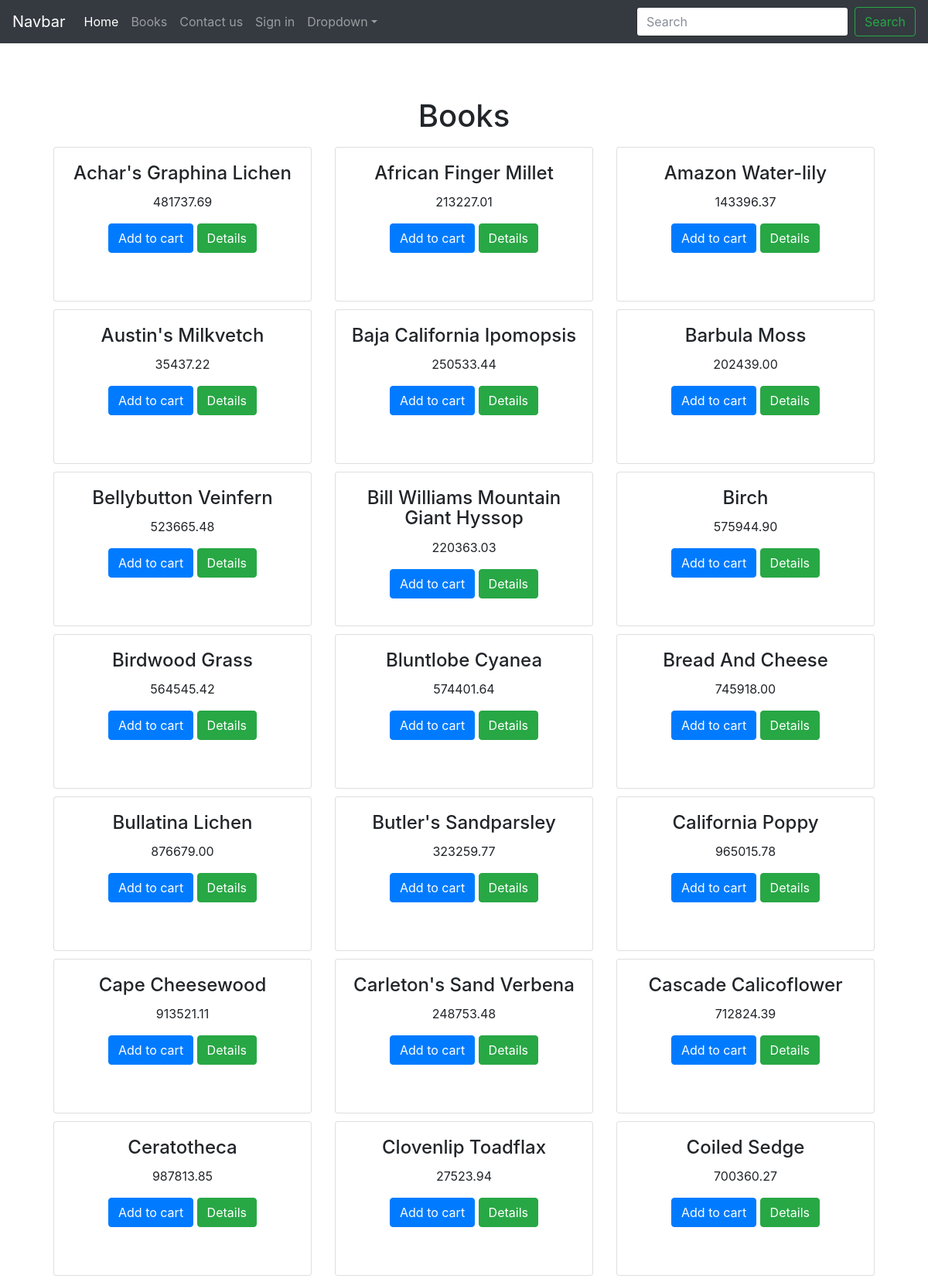
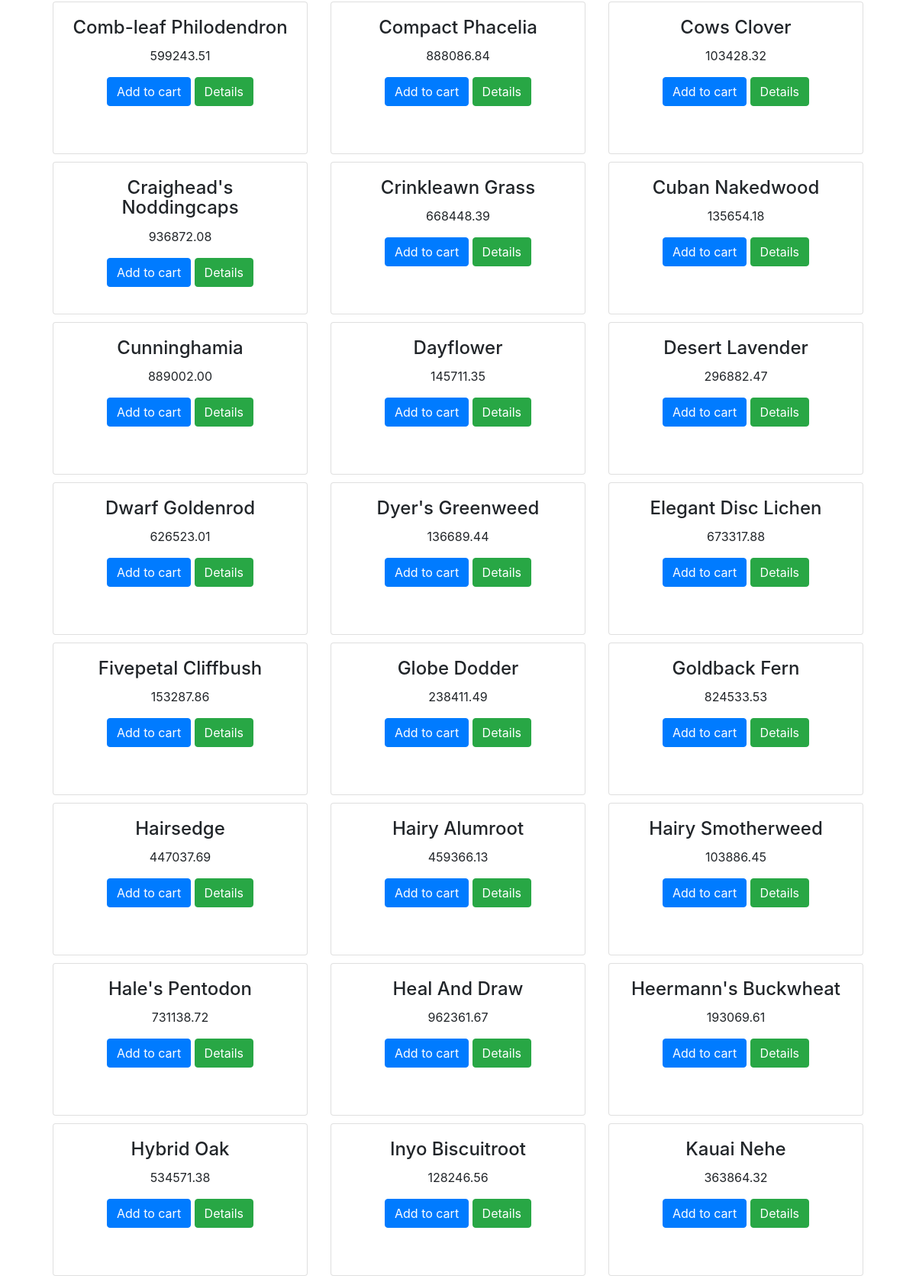
The app's page /index.php?controller=book&action=index (upper part) with its own data (2 pictures, top to bottom).
### tables this page shows
CREATE TABLE IF NOT EXISTS `book` (
  `id` int(10) unsigned NOT NULL AUTO_INCREMENT,
  `title` varchar(200) NOT NULL,
  `description` text,
  `price` decimal(10,2) unsigned NOT NULL,
  `category_id` tinyint(3) unsigned DEFAULT NULL,
  `active` tinyint(1) NOT NULL DEFAULT '1',
  `created` timestamp NOT NULL DEFAULT CURRENT_TIMESTAMP,
  PRIMARY KEY (`id`),
  KEY `price` (`price`,`category_id`),
  KEY `category_id` (`category_id`)
);

### Framework/Controller.php (called while the page is built, shortened)
<?php
abstract class Controller
{
    protected $layout = self::DEFAULT_LAYOUT;
    public function setContainer(ContainerInterface $container)
    {
        $this->container = $container;
    }
    protected function render($view, array $args = [])
    {
        extract($args);
        $path = str_replace('Controller', '', get_class($this));
        $path = trim($path, '\\');
        $path = str_replace('\\', DS, $path);
        $file = VIEW_DIR . $path . DS . $view;
        require $file;
        $content = ob_get_clean();
        require VIEW_DIR . $this->layout;
        $html = ob_get_clean();
        return new Response($html);
    }
}

### Controller/BookController.php (called while the page is built, shortened)
<?php
class BookController extends Controller
{
    public function indexAction(Request $request)
    {
        $repository = $factory = $this
            ->container
            ->get('repository_factory')
            ->createRepository('Book')
        ;
        $books = $repository->findAll();
        return $this->render('index.phtml', [
            'books' => $books
        ]);
    }
}

### Model/Repository/BookRepository.php (called while the page is built, shortened)
<?php
class BookRepository
{
    private $pdo;
    public function setPdo(\PDO $pdo)
    {
        $this->pdo = $pdo;
        return $this;
    }
    public function findAll()
    {
        $pdo = $this->pdo;
        $collection = [];
        $sth = $pdo->query('SELECT * FROM book ORDER BY title');
        while ($data = $sth->fetch(\PDO::FETCH_ASSOC)) {
            $book = (new Book())
                ->setId($data['id'])
                ->setTitle($data['title'])
                ->setDescription($data['description'])
                ->setPrice($data['price'])
                ->setActive($data['active'])
                ->setCreated($data['created'])
                ->setCategory($data['category_id'])
            ;
            $collection[] = $book;
        }
        return $collection;
    }
}

### Model/Entity/Book.php (called while the page is built, shortened)
<?php
class Book
{
    private $id;
    private $title;
    private $price;
    public function getId()
    {
        return $this->id;
    }
    public function setId($id)
    {
        $this->id = $id;
        return $this;
    }
    public function getTitle()
    {
        return $this->title;
    }
    public function setTitle($title)
    {
        $this->title = $title;
        return $this;
    }
    public function setDescription($description)
    {
        return $this;
    }
    public function getPrice()
    {
        return $this->price;
    }
    public function setPrice($price)
    {
        $this->price = $price;
        return $this;
    }
    public function setActive($active)
    {
        return $this;
    }
    public function setCreated($created)
    {
        return $this;
    }
    public function setCategory($category)
    {
        return $this;
    }
}

### Framework/Container.php (called while the page is built, shortened)
<?php
class Container implements ContainerInterface
{
    private $objects = [];
    public function get($key)
    {
        if (isset($this->objects[$key])) {
            return $this->objects[$key];
        }
        return null;
    }
    public function set($key, $object)
    {
        $this->objects[$key] = $object;
    }
}

### Framework/RepositoryFactory.php (called while the page is built, shortened)
<?php
class RepositoryFactory
{
    private $pdo;
    public function setPdo(\PDO $pdo)
    {
        $this->pdo = $pdo;
        return $this;
    }
    public function createRepository($entityName)
    {
        $repo = new $classname();
        $repo->setPdo($this->pdo);
        return $repo;
    }
}

### Framework/Response.php (called while the page is built, shortened)
<?php
class Response
{
    private $body;
    public function __construct($body)
    {
        $this->body = $body;
    }
    public function __toString()
    {
        return (string) $this->body;
    }
}

### View/Book/index.phtml (the view)
<h1>Books</h1>
<div class='row'>
    <?php foreach ($books as $book) : ?>
        <div class='col-md-4'>
            <div class="card" style="height: 200px; margin-top: 10px">
              <div class="card-body">
                <h4 class="card-title"><?=$book->getTitle() ?></h4>
                <p class="card-text"><?=$book->getPrice() ?></p>
                <a href="#" class="btn btn-primary">Add to cart</a>
                <a href="/index.php?controller=book&amp;action=show&amp;id=<?=$book->getId() ?>" class="btn btn-success">Details</a>
              </div>
            </div>
        </div>
    <?php endforeach; ?>
</div>

### View/layout.phtml (shortened to what this page needs)
<!DOCTYPE html>
<html lang="en">
  <head>
    <link href="/css/bootstrap.min.css" rel="stylesheet">
    <link href="/css/style.css" rel="stylesheet">
  </head>
  <body>
    <nav class="navbar navbar-expand-md navbar-dark bg-dark fixed-top">
      <a class="navbar-brand" href="#">Navbar</a>
      <div class="collapse navbar-collapse" id="navbarsExampleDefault">
        <ul class="navbar-nav mr-auto">
          <li class="nav-item active">
            <a class="nav-link" href="/">Home <span class="sr-only">(current)</span></a>
          </li>
          <li class="nav-item">
            <a class="nav-link" href="/index.php?controller=book&action=index">Books</a>
          </li>
          <li class="nav-item">
            <a class="nav-link" href="/index.php?controller=default&action=feedback">Contact us</a>
          </li>
          <li class="nav-item">
            <a class="nav-link" href="/index.php?controller=security&action=login">Sign in</a>
          </li>
          <li class="nav-item dropdown">
            <a class="nav-link dropdown-toggle" href="http://example.com" id="dropdown01" data-toggle="dropdown" aria-haspopup="true" aria-expanded="false">Dropdown</a>
          </li>
        </ul>
        <form class="form-inline my-2 my-lg-0">
          <input class="form-control mr-sm-2" type="text" placeholder="Search" aria-label="Search">
          <button class="btn btn-outline-success my-2 my-sm-0" type="submit">Search</button>
        </form>
      </div>
    </nav>
    <div class="container">
      <div class="starter-template">
        <?=$content ?>
        </div>
    </div>
  </body>
</html>

### webroot/index.php (shortened to what this page needs)
<?php
spl_autoload_register(function($className) {
    $path = ROOT . str_replace('\\', DS, $className) . '.php';
});
try {
    $request = new \Framework\Request($_GET, $_POST, $_SERVER);
    $dbConfig = require CONF_DIR . 'db.php';
    $pdo = new \PDO(
        $dbConfig['dsn'],
        $dbConfig['user'],
        $dbConfig['password']
    );
    $pdo->setAttribute(\PDO::ATTR_ERRMODE, \PDO::ERRMODE_EXCEPTION);
    $container = new \Framework\Container();
    $router = new \Framework\Router();
    $repositoryFactory = new \Framework\RepositoryFactory();
    $repositoryFactory->setPdo($pdo);
    $container->set('router', $router);
    $container->set('repository_factory', $repositoryFactory);
    $action = $request->get('action', 'index');
    $controller = new $controller();
    $controller->setContainer($container);
    $controller->setLayout($request);
    $action = $action . 'Action';
    $content = $controller->$action($request);
} catch (\Exception $e) {
    $content = $e->getMessage();
}
echo $content;

### webroot/css/style.css (style rules this page uses)
body { padding-top: 5rem; }
.starter-template { padding: 3rem 1.5rem; text-align: center; }

### records on screen
book: title "Achar's Graphina Lichen", price "481737.69"
book: title "African Finger Millet", price "213227.01"
book: title "Amazon Water-lily", price "143396.37"
book: title "Austin's Milkvetch", price "35437.22"
book: title "Baja California Ipomopsis", price "250533.44"
book: title "Barbula Moss", price "202439.00"
book: title "Bellybutton Veinfern", price "523665.48"
book: title "Bill Williams Mountain Giant Hyssop", price "220363.03"
book: title "Birch", price "575944.90"
book: title "Birdwood Grass", price "564545.42"
book: title "Bluntlobe Cyanea", price "574401.64"
book: title "Bread And Cheese", price "745918.00"
book: title "Bullatina Lichen", price "876679.00"
book: title "Butler's Sandparsley", price "323259.77"
book: title "California Poppy", price "965015.78"
book: title "Cape Cheesewood", price "913521.11"
book: title "Carleton's Sand Verbena", price "248753.48"
book: title "Cascade Calicoflower", price "712824.39"
book: title "Ceratotheca", price "987813.85"
book: title "Clovenlip Toadflax", price "27523.94"
book: title "Coiled Sedge", price "700360.27"
book: title "Comb-leaf Philodendron", price "599243.51"
book: title "Compact Phacelia", price "888086.84"
book: title "Cows Clover", price "103428.32"
book: title "Craighead's Noddingcaps", price "936872.08"
book: title "Crinkleawn Grass", price "668448.39"
book: title "Cuban Nakedwood", price "135654.18"
book: title "Cunninghamia", price "889002.00"
book: title "Dayflower", price "145711.35"
book: title "Desert Lavender", price "296882.47"
book: title "Dwarf Goldenrod", price "626523.01"
book: title "Dyer's Greenweed", price "136689.44"
book: title "Elegant Disc Lichen", price "673317.88"
book: title "Fivepetal Cliffbush", price "153287.86"
book: title "Globe Dodder", price "238411.49"
book: title "Goldback Fern", price "824533.53"
book: title "Hairsedge", price "447037.69"
book: title "Hairy Alumroot", price "459366.13"
book: title "Hairy Smotherweed", price "103886.45"
book: title "Hale's Pentodon", price "731138.72"
book: title "Heal And Draw", price "962361.67"
book: title "Heermann's Buckwheat", price "193069.61"
book: title "Hybrid Oak", price "534571.38"
book: title "Inyo Biscuitroot", price "128246.56"
book: title "Kauai Nehe", price "363864.32"
